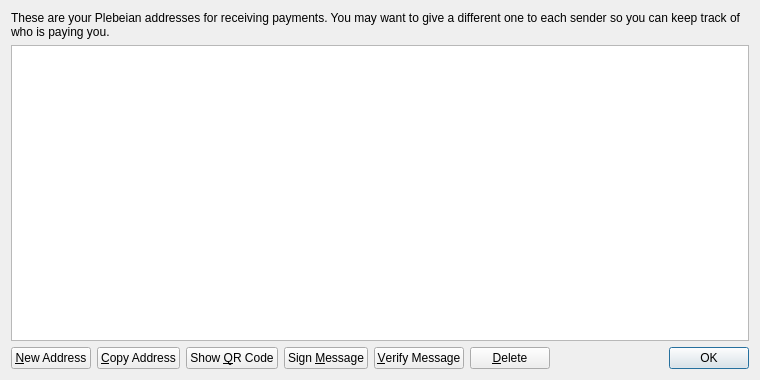
<?xml version="1.0" encoding="UTF-8"?>
<ui version="4.0">
 <class>AddressBookPage</class>
 <widget class="QWidget" name="AddressBookPage">
  <property name="geometry">
   <rect>
    <x>0</x>
    <y>0</y>
    <width>760</width>
    <height>380</height>
   </rect>
  </property>
  <property name="windowTitle">
   <string>Address Book</string>
  </property>
  <layout class="QVBoxLayout" name="verticalLayout">
   <item>
    <widget class="QLabel" name="labelExplanation">
     <property name="text">
      <string>These are your Plebeian addresses for receiving payments. You may want to give a different one to each sender so you can keep track of who is paying you.</string>
     </property>
     <property name="textFormat">
      <enum>Qt::PlainText</enum>
     </property>
     <property name="wordWrap">
      <bool>true</bool>
     </property>
    </widget>
   </item>
   <item>
    <widget class="QTableView" name="tableView">
     <property name="contextMenuPolicy">
      <enum>Qt::CustomContextMenu</enum>
     </property>
     <property name="toolTip">
      <string>Double-click to edit address or label</string>
     </property>
     <property name="tabKeyNavigation">
      <bool>false</bool>
     </property>
     <property name="alternatingRowColors">
      <bool>true</bool>
     </property>
     <property name="selectionMode">
      <enum>QAbstractItemView::SingleSelection</enum>
     </property>
     <property name="selectionBehavior">
      <enum>QAbstractItemView::SelectRows</enum>
     </property>
     <property name="sortingEnabled">
      <bool>true</bool>
     </property>
     <attribute name="verticalHeaderVisible">
      <bool>false</bool>
     </attribute>
    </widget>
   </item>
   <item>
    <layout class="QHBoxLayout" name="horizontalLayout">
     <item>
      <widget class="QPushButton" name="newAddressButton">
       <property name="toolTip">
        <string>Create a new address</string>
       </property>
       <property name="text">
        <string>&amp;New Address</string>
       </property>
       <property name="icon">
        <iconset resource="../bitcoin.qrc">
         <normaloff>:/icons/add</normaloff>:/icons/add</iconset>
       </property>
      </widget>
     </item>
     <item>
      <widget class="QPushButton" name="copyToClipboard">
       <property name="toolTip">
        <string>Copy the currently selected address to the system clipboard</string>
       </property>
       <property name="text">
        <string>&amp;Copy Address</string>
       </property>
       <property name="icon">
        <iconset resource="../bitcoin.qrc">
         <normaloff>:/icons/editcopy</normaloff>:/icons/editcopy</iconset>
       </property>
      </widget>
     </item>
     <item>
      <widget class="QPushButton" name="showQRCode">
       <property name="text">
        <string>Show &amp;QR Code</string>
       </property>
       <property name="icon">
        <iconset resource="../bitcoin.qrc">
         <normaloff>:/icons/qrcode</normaloff>:/icons/qrcode</iconset>
       </property>
      </widget>
     </item>
     <item>
      <widget class="QPushButton" name="signMessage">
       <property name="toolTip">
        <string>Sign a message to prove you own a Plebeian address</string>
       </property>
       <property name="text">
        <string>Sign &amp;Message</string>
       </property>
       <property name="icon">
        <iconset resource="../bitcoin.qrc">
         <normaloff>:/icons/edit</normaloff>:/icons/edit</iconset>
       </property>
      </widget>
     </item>
     <item>
      <widget class="QPushButton" name="verifyMessage">
       <property name="toolTip">
        <string>Verify a message to ensure it was signed with a specified Plebeian address</string>
       </property>
       <property name="text">
        <string>&amp;Verify Message</string>
       </property>
       <property name="icon">
        <iconset resource="../bitcoin.qrc">
         <normaloff>:/icons/transaction_0</normaloff>:/icons/transaction_0</iconset>
       </property>
      </widget>
     </item>
     <item>
      <widget class="QPushButton" name="deleteButton">
       <property name="toolTip">
        <string>Delete the currently selected address from the list</string>
       </property>
       <property name="text">
        <string>&amp;Delete</string>
       </property>
       <property name="icon">
        <iconset resource="../bitcoin.qrc">
         <normaloff>:/icons/remove</normaloff>:/icons/remove</iconset>
       </property>
      </widget>
     </item>
     <item>
      <spacer name="horizontalSpacer">
       <property name="orientation">
        <enum>Qt::Horizontal</enum>
       </property>
       <property name="sizeHint" stdset="0">
        <size>
         <width>40</width>
         <height>20</height>
        </size>
       </property>
      </spacer>
     </item>
     <item>
      <widget class="QDialogButtonBox" name="buttonBox">
       <property name="sizePolicy">
        <sizepolicy hsizetype="Maximum" vsizetype="Fixed">
         <horstretch>0</horstretch>
         <verstretch>0</verstretch>
        </sizepolicy>
       </property>
       <property name="standardButtons">
        <set>QDialogButtonBox::Ok</set>
       </property>
      </widget>
     </item>
    </layout>
   </item>
  </layout>
 </widget>
 <resources>
  <include location="../bitcoin.qrc"/>
 </resources>
 <connections/>
</ui>
